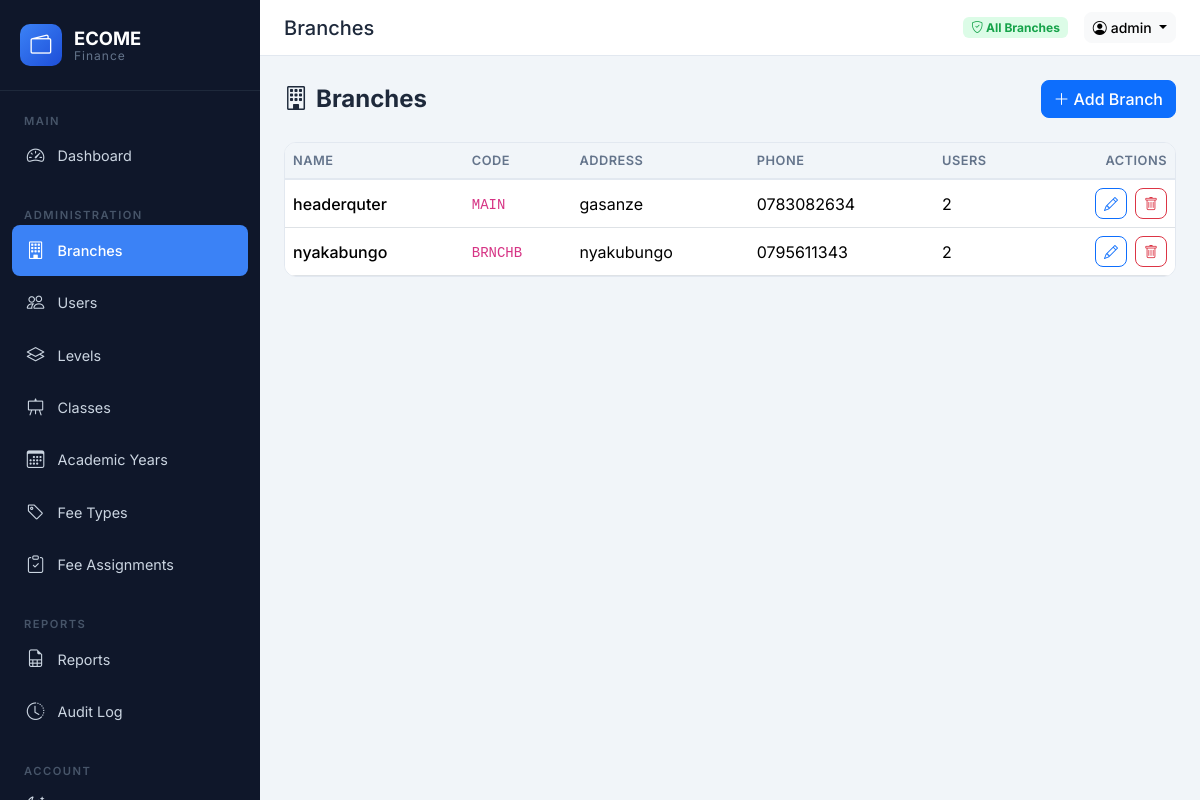
The page /accounts/branches/ (signed in) on the database as committed earlier.
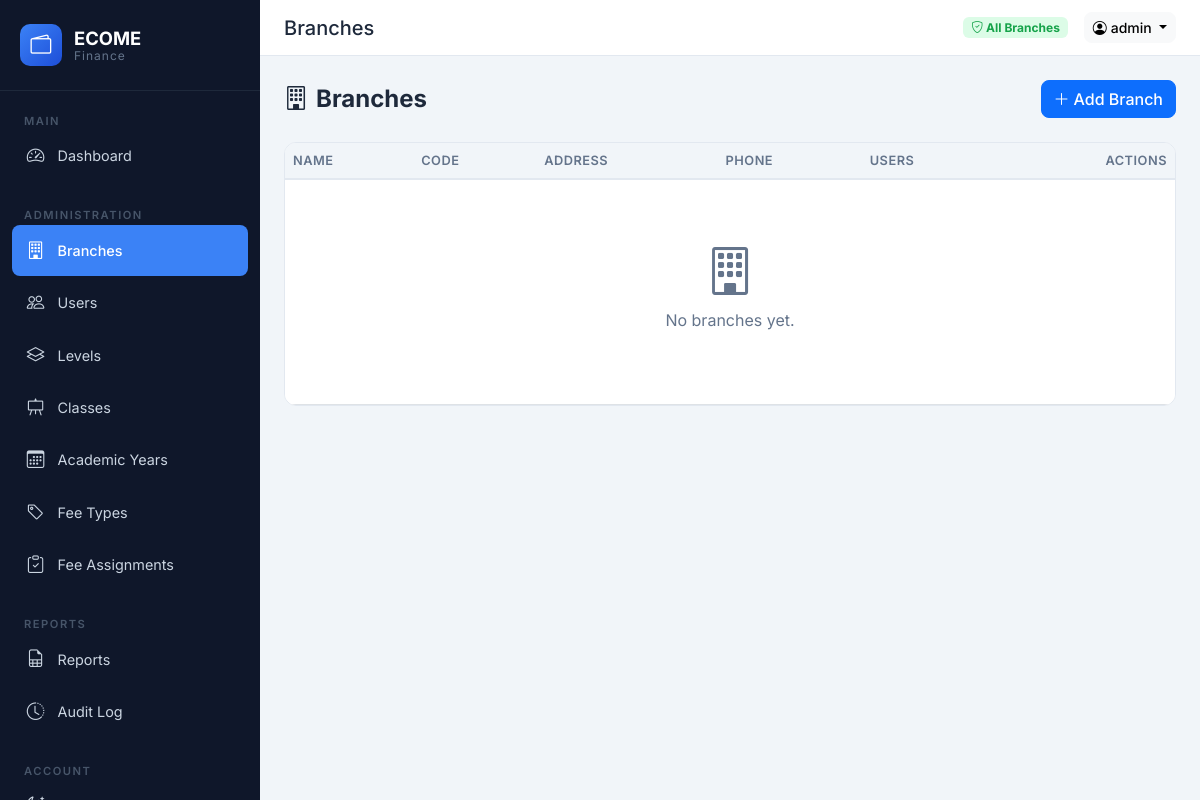
The same page on the database as committed later.
### accounts/models.py (models this page shows, shortened)
class Branch(models.Model):
    name = models.CharField(max_length=100, unique=True)
    code = models.CharField(max_length=20, unique=True)
    address = models.CharField(max_length=255, blank=True)
    phone = models.CharField(max_length=20, blank=True)
    created_at = models.DateTimeField(auto_now_add=True)
    class Meta:
        ordering = ["name"]

### accounts/views.py (the view)
# urls.py: path("accounts/branches/", av.branch_list, name="branch_list"),
@login_required
@user_passes_test(is_admin)
def branch_list(request):
    branches = Branch.objects.all()
    return render(request, "accounts/branch_list.html", {"branches": branches})

### accounts/models.py (called while the page is built)
    @property
    def is_admin(self):
        return self.role == self.Role.ADMIN

    @property
    def is_registrar(self):
        return self.role == self.Role.REGISTRAR

    @property
    def is_accountant(self):
        return self.role == self.Role.ACCOUNTANT

### accounts/views.py (called while the page is built)
def is_admin(user):
    return user.is_authenticated and user.is_admin

### core/context_processors.py (called while the page is built)
def app_context(request):
    return {
        "SCHOOL_NAME": "ECOME Finance",
        "ALL_BRANCHES": Branch.objects.all() if request.user.is_authenticated else [],
    }

### templates/accounts/branch_list.html (shortened to what this page needs)
{% extends 'base.html' %}
{% block page_title %}Branches{% endblock %}
{% block content %}
<div class="fade-in-up">
<div class="page-header">
    <h1><i class="bi bi-building me-2"></i>Branches</h1>
    <div class="actions">
        <a href="{% url 'accounts:branch_create' %}" class="btn btn-primary"><i class="bi bi-plus-lg me-1"></i>Add Branch</a>
    </div>
</div>
<div class="table-container table-responsive">
    <table class="table table-hover">
        <thead>
            <tr><th>Name</th><th>Code</th><th>Address</th><th>Phone</th><th>Users</th><th class="text-end">Actions</th></tr>
        </thead>
        <tbody>
            {% for b in branches %}
            <tr>
                <td class="fw-medium">{{ b.name }}</td>
                <td><code>{{ b.code }}</code></td>
                <td>{{ b.address|default:'-' }}</td>
                <td>{{ b.phone|default:'-' }}</td>
                <td>{{ b.users.count }}</td>
                <td class="text-end">
                    <div class="d-flex gap-2 justify-content-end flex-wrap">
                    <a href="{% url 'accounts:branch_edit' b.pk %}" class="btn btn-sm btn-outline-primary"><i class="bi bi-pencil"></i></a>
                    <a href="{% url 'accounts:branch_delete' b.pk %}" class="btn btn-sm btn-outline-danger"><i class="bi bi-trash"></i></a>
                    </div>
                </td>
            </tr>
            {% empty %}
            <tr><td colspan="6"><div class="empty-state"><i class="bi bi-building"></i><p>No branches yet.</p></div></td></tr>
            {% endfor %}
        </tbody>
    </table>
</div>
</div>
{% endblock %}

Rows that differ between the two databases and show on the page:
removed Branch: name "headerquter", code "MAIN", address "gasanze", phone "0783082634", users.count "2"
removed Branch: name "nyakabungo", code "BRNCHB", address "nyakubungo", phone "0795611343", users.count "2"
Other text that changed with them:
text now shown: "No branches yet."
